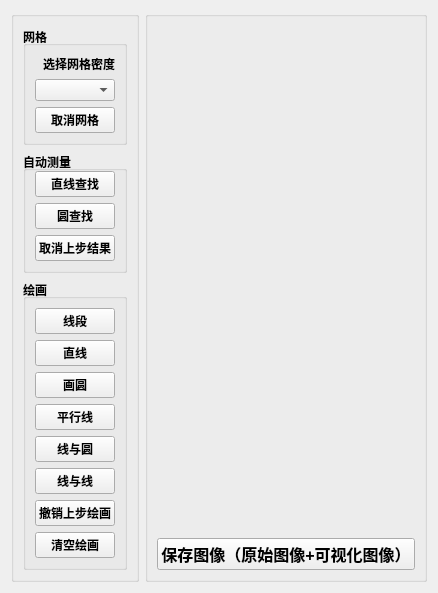
      <widget class="QWidget" name="tabLeftView">
       <attribute name="title">
        <string>左侧视图</string>
       </attribute>
       <layout class="QHBoxLayout" name="horizontalLayout_20">
        <item>
         <widget class="QGroupBox" name="groupBox_13">
          <property name="font">
           <font>
            <pointsize>12</pointsize>
            <weight>75</weight>
            <bold>true</bold>
           </font>
          </property>
          <property name="acceptDrops">
           <bool>false</bool>
          </property>
          <property name="title">
           <string/>
          </property>
          <property name="flat">
           <bool>false</bool>
          </property>
          <layout class="QVBoxLayout" name="verticalLayout_12" stretch="1,1,3">
           <item>
            <widget class="QGroupBox" name="groupBox_14">
             <property name="font">
              <font>
               <pointsize>9</pointsize>
               <weight>75</weight>
               <bold>true</bold>
              </font>
             </property>
             <property name="contextMenuPolicy">
              <enum>Qt::DefaultContextMenu</enum>
             </property>
             <property name="layoutDirection">
              <enum>Qt::LeftToRight</enum>
             </property>
             <property name="autoFillBackground">
              <bool>false</bool>
             </property>
             <property name="title">
              <string>网格</string>
             </property>
             <property name="alignment">
              <set>Qt::AlignLeading|Qt::AlignLeft|Qt::AlignVCenter</set>
             </property>
             <property name="flat">
              <bool>false</bool>
             </property>
             <property name="checkable">
              <bool>false</bool>
             </property>
             <layout class="QVBoxLayout" name="verticalLayout_4">
              <item>
               <widget class="QLabel" name="label_5">
                <property name="sizePolicy">
                 <sizepolicy hsizetype="Preferred" vsizetype="Fixed">
                  <horstretch>0</horstretch>
                  <verstretch>0</verstretch>
                 </sizepolicy>
                </property>
                <property name="font">
                 <font>
                  <pointsize>9</pointsize>
                  <weight>75</weight>
                  <bold>true</bold>
                 </font>
                </property>
                <property name="text">
                 <string>选择网格密度</string>
                </property>
                <property name="alignment">
                 <set>Qt::AlignRight|Qt::AlignTrailing|Qt::AlignVCenter</set>
                </property>
               </widget>
              </item>
              <item>
               <widget class="QComboBox" name="cbGridDens_Left">
                <property name="sizePolicy">
                 <sizepolicy hsizetype="Preferred" vsizetype="Fixed">
                  <horstretch>0</horstretch>
                  <verstretch>0</verstretch>
                 </sizepolicy>
                </property>
               </widget>
              </item>
              <item>
               <widget class="QPushButton" name="btnCancelGrids_Left">
                <property name="sizePolicy">
                 <sizepolicy hsizetype="Minimum" vsizetype="Fixed">
                  <horstretch>0</horstretch>
                  <verstretch>0</verstretch>
                 </sizepolicy>
                </property>
                <property name="font">
                 <font>
                  <pointsize>9</pointsize>
                  <weight>75</weight>
                  <bold>true</bold>
                 </font>
                </property>
                <property name="text">
                 <string>取消网格</string>
                </property>
               </widget>
              </item>
             </layout>
            </widget>
           </item>
           <item>
            <widget class="QGroupBox" name="groupBox_17">
             <property name="font">
              <font>
               <pointsize>9</pointsize>
               <weight>75</weight>
               <bold>true</bold>
              </font>
             </property>
             <property name="contextMenuPolicy">
              <enum>Qt::DefaultContextMenu</enum>
             </property>
             <property name="layoutDirection">
              <enum>Qt::LeftToRight</enum>
             </property>
             <property name="autoFillBackground">
              <bool>false</bool>
             </property>
             <property name="title">
              <string>自动测量</string>
             </property>
             <property name="alignment">
              <set>Qt::AlignLeading|Qt::AlignLeft|Qt::AlignVCenter</set>
             </property>
             <property name="flat">
              <bool>false</bool>
             </property>
             <property name="checkable">
              <bool>false</bool>
             </property>
             <layout class="QVBoxLayout" name="verticalLayout_13">
              <property name="topMargin">
               <number>0</number>
              </property>
              <item>
               <widget class="QPushButton" name="btnLineDet_Left">
                <property name="sizePolicy">
                 <sizepolicy hsizetype="Minimum" vsizetype="Fixed">
                  <horstretch>0</horstretch>
                  <verstretch>0</verstretch>
                 </sizepolicy>
                </property>
                <property name="font">
                 <font>
                  <pointsize>9</pointsize>
                  <weight>75</weight>
                  <bold>true</bold>
                 </font>
                </property>
                <property name="text">
                 <string>直线查找</string>
                </property>
               </widget>
              </item>
              <item>
               <widget class="QPushButton" name="btnCircleDet_Left">
                <property name="sizePolicy">
                 <sizepolicy hsizetype="Minimum" vsizetype="Fixed">
                  <horstretch>0</horstretch>
                  <verstretch>0</verstretch>
                 </sizepolicy>
                </property>
                <property name="font">
                 <font>
                  <pointsize>9</pointsize>
                  <weight>75</weight>
                  <bold>true</bold>
                 </font>
                </property>
                <property name="text">
                 <string>圆查找</string>
                </property>
               </widget>
              </item>
              <item>
               <widget class="QPushButton" name="btnCan1StepDet_Left">
                <property name="sizePolicy">
                 <sizepolicy hsizetype="Minimum" vsizetype="Fixed">
                  <horstretch>0</horstretch>
                  <verstretch>0</verstretch>
                 </sizepolicy>
                </property>
                <property name="font">
                 <font>
                  <pointsize>9</pointsize>
                  <weight>75</weight>
                  <bold>true</bold>
                 </font>
                </property>
                <property name="text">
                 <string>取消上步结果</string>
                </property>
               </widget>
              </item>
             </layout>
            </widget>
           </item>
           <item>
            <widget class="QGroupBox" name="groupBox_18">
             <property name="font">
              <font>
               <pointsize>9</pointsize>
               <weight>75</weight>
               <bold>true</bold>
              </font>
             </property>
             <property name="layoutDirection">
              <enum>Qt::LeftToRight</enum>
             </property>
             <property name="title">
              <string>绘画</string>
             </property>
             <property name="alignment">
              <set>Qt::AlignLeading|Qt::AlignLeft|Qt::AlignVCenter</set>
             </property>
             <property name="flat">
              <bool>false</bool>
             </property>
             <property name="checkable">
              <bool>false</bool>
             </property>
             <layout class="QVBoxLayout" name="verticalLayout_15">
              <item>
               <widget class="QPushButton" name="btnDrawLine_Left">
                <property name="font">
                 <font>
                  <pointsize>9</pointsize>
                  <weight>75</weight>
                  <bold>true</bold>
                 </font>
                </property>
                <property name="text">
                 <string>线段</string>
                </property>
               </widget>
              </item>
              <item>
               <widget class="QPushButton" name="btnDrawStraight_Left">
                <property name="font">
                 <font>
                  <pointsize>9</pointsize>
                  <weight>75</weight>
                  <bold>true</bold>
                 </font>
                </property>
                <property name="text">
                 <string>直线</string>
                </property>
               </widget>
              </item>
              <item>
               <widget class="QPushButton" name="btnDrawCircle_Left">
                <property name="font">
                 <font>
                  <pointsize>9</pointsize>
                  <weight>75</weight>
                  <bold>true</bold>
                 </font>
                </property>
                <property name="text">
                 <string>画圆</string>
                </property>
               </widget>
              </item>
              <item>
               <widget class="QPushButton" name="btnDrawParallel_Left">
                <property name="font">
                 <font>
                  <pointsize>9</pointsize>
                  <weight>75</weight>
                  <bold>true</bold>
                 </font>
                </property>
                <property name="text">
                 <string>平行线</string>
                </property>
               </widget>
              </item>
              <item>
               <widget class="QPushButton" name="btnDrawLine_Circle_Left">
                <property name="font">
                 <font>
                  <pointsize>9</pointsize>
                  <weight>75</weight>
                  <bold>true</bold>
                 </font>
                </property>
                <property name="text">
                 <string>线与圆</string>
                </property>
               </widget>
              </item>
              <item>
               <widget class="QPushButton" name="btnDraw2Line_Left">
                <property name="font">
                 <font>
                  <pointsize>9</pointsize>
                  <weight>75</weight>
                  <bold>true</bold>
                 </font>
                </property>
                <property name="text">
                 <string>线与线</string>
                </property>
               </widget>
              </item>
              <item>
               <widget class="QPushButton" name="btnCan1StepDraw_Left">
                <property name="font">
                 <font>
                  <pointsize>9</pointsize>
                  <weight>75</weight>
                  <bold>true</bold>
                 </font>
                </property>
                <property name="text">
                 <string>撤销上步绘画</string>
                </property>
               </widget>
              </item>
              <item>
               <widget class="QPushButton" name="btnClearDrawings_Left">
                <property name="font">
                 <font>
                  <pointsize>9</pointsize>
                  <weight>75</weight>
                  <bold>true</bold>
                 </font>
                </property>
                <property name="text">
                 <string>清空绘画</string>
                </property>
               </widget>
              </item>
             </layout>
            </widget>
           </item>
          </layout>
         </widget>
        </item>
        <item>
         <widget class="QGroupBox" name="groupBox_21">
          <property name="sizePolicy">
           <sizepolicy hsizetype="Preferred" vsizetype="Preferred">
            <horstretch>0</horstretch>
            <verstretch>0</verstretch>
           </sizepolicy>
          </property>
          <property name="font">
           <font>
            <pointsize>12</pointsize>
            <weight>75</weight>
            <bold>true</bold>
           </font>
          </property>
          <property name="title">
           <string/>
          </property>
          <layout class="QGridLayout" name="gridLayout_5">
           <item row="0" column="0">
            <widget class="QLabel" name="lbleftView_2">
             <property name="sizePolicy">
              <sizepolicy hsizetype="Expanding" vsizetype="Preferred">
               <horstretch>0</horstretch>
               <verstretch>0</verstretch>
              </sizepolicy>
             </property>
             <property name="text">
              <string/>
             </property>
             <property name="alignment">
              <set>Qt::AlignCenter</set>
             </property>
            </widget>
           </item>
           <item row="1" column="0">
            <widget class="QPushButton" name="btnSaveImage_Left">
             <property name="text">
              <string>保存图像（原始图像+可视化图像）</string>
             </property>
            </widget>
           </item>
          </layout>
         </widget>
        </item>
       </layout>
      </widget>
